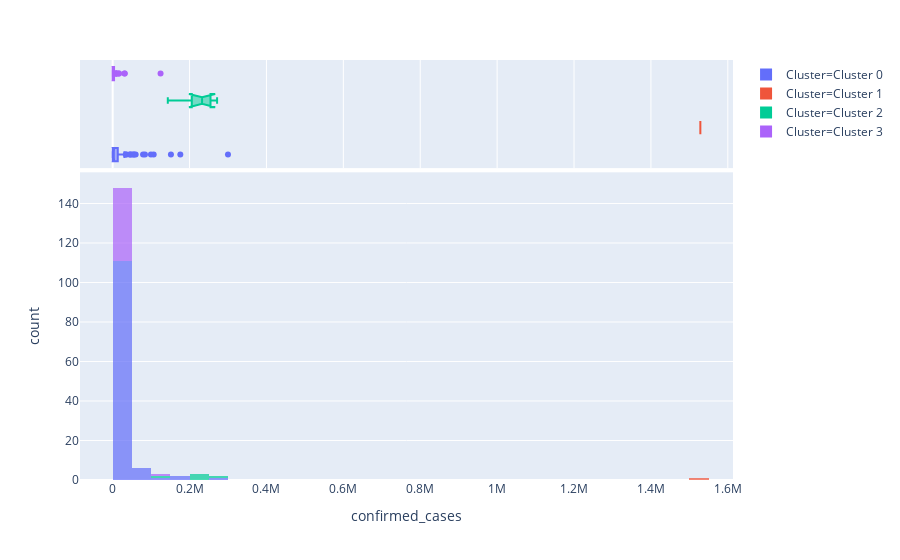

Here is the notebook cell this chart was saved with:
### Code cell
#Also cluster 0 countries have at general low confirmed_cases compared to cluster 3 countries. Which means that stringency works!
plot_model(kmeans, plot = 'distribution', feature = 'confirmed_cases')

### Figure 1 — Plotly figure (JSON) as saved in the notebook; plotly's stock layout.template omitted (floating-point values rounded to 4 significant figures; data arrays with more than 128 entries replaced by an {"elided": "..."} marker saying what was removed)
{"data": [{"alignmentgroup": "True", "bingroup": "x", "hoverlabel": {"namelength": 0}, "hovertemplate": "Cluster=Cluster 0<br>confirmed_cases=%{x}<br>count=%{y}", "legendgroup": "Cluster=Cluster 0", "marker": {"color": "#636efa", "opacity": 0.7}, "name": "Cluster=Cluster 0", "offsetgroup": "Cluster=Cluster 0", "orientation": "v", "showlegend": true, "type": "histogram", "x": [50, 7532, 2292, 3518, 7068, 7653, 299941, 2805, 125, 16935, 11, 11044, 882, 21, 534, 649, 3611, 335, 1495, 208, 545, 3034, 116, 1044, 4481, 151615, 738, 2880, 749, 324, 17200, 46, 18876, 285, 411, 1887, 58, 11, 655, 2591, 308, 570, 829, 29432, 19268, 9867, 45898, 5671, 6978, 332, 140, 193, 54346, 16, 34151, 365, 154, 1055, 2232, 420, 106750, 963, 954, 233, 68, 1027, 7023, 6969, 1498, 260, 989, 49579, 84065, 7377, 1, 16764, 1270, 520, 16650, 3529, 1731, 24251, 18496, 918, 28794, 2955, 2133, 11, 2840, 24, 6096, 707, 1502, 6399, 176007, 13484, 30535, 79101, 2153, 25, 949, 25063, 59854, 17191, 35606, 8796, 12942, 99483, 402, 3958, 44249, 55791, 6401, 13223, 25121, 2319, 6340, 18, 901, 125, 90], "xaxis": "x", "yaxis": "y"}, {"alignmentgroup": "True", "customdata": {"elided": "121x5 mixed values"}, "hoverlabel": {"namelength": 0}, "hovertemplate": "Cluster=%{customdata[4]}<br>confirmed_cases=%{customdata[2]}<br>country_name=%{customdata[0]}<br>stringency_index=%{customdata[1]}<br>deaths=%{customdata[3]}", "legendgroup": "Cluster=Cluster 0", "marker": {"color": "#636efa"}, "name": "Cluster=Cluster 0", "notched": true, "offsetgroup": "Cluster=Cluster 0", "showlegend": false, "type": "box", "x": [50, 7532, 2292, 3518, 7068, 7653, 299941, 2805, 125, 16935, 11, 11044, 882, 21, 534, 649, 3611, 335, 1495, 208, 545, 3034, 116, 1044, 4481, 151615, 738, 2880, 749, 324, 17200, 46, 18876, 285, 411, 1887, 58, 11, 655, 2591, 308, 570, 829, 29432, 19268, 9867, 45898, 5671, 6978, 332, 140, 193, 54346, 16, 34151, 365, 154, 1055, 2232, 420, 106750, 963, 954, 233, 68, 1027, 7023, 6969, 1498, 260, 989, 49579, 84065, 7377, 1, 16764, 1270, 520, 16650, 3529, 1731, 24251, 18496, 918, 28794, 2955, 2133, 11, 2840, 24, 6096, 707, 1502, 6399, 176007, 13484, 30535, 79101, 2153, 25, 949, 25063, 59854, 17191, 35606, 8796, 12942, 99483, 402, 3958, 44249, 55791, 6401, 13223, 25121, 2319, 6340, 18, 901, 125, 90], "xaxis": "x2", "yaxis": "y2"}, {"alignmentgroup": "True", "bingroup": "x", "hoverlabel": {"namelength": 0}, "hovertemplate": "Cluster=Cluster 1<br>confirmed_cases=%{x}<br>count=%{y}", "legendgroup": "Cluster=Cluster 1", "marker": {"color": "#EF553B", "opacity": 0.7}, "name": "Cluster=Cluster 1", "offsetgroup": "Cluster=Cluster 1", "orientation": "v", "showlegend": true, "type": "histogram", "x": [1528568], "xaxis": "x", "yaxis": "y"}, {"alignmentgroup": "True", "customdata": [["United States", 68.41, 1528568, 91921, "Cluster 1"]], "hoverlabel": {"namelength": 0}, "hovertemplate": "Cluster=%{customdata[4]}<br>confirmed_cases=%{customdata[2]}<br>country_name=%{customdata[0]}<br>stringency_index=%{customdata[1]}<br>deaths=%{customdata[3]}", "legendgroup": "Cluster=Cluster 1", "marker": {"color": "#EF553B"}, "name": "Cluster=Cluster 1", "notched": true, "offsetgroup": "Cluster=Cluster 1", "showlegend": false, "type": "box", "x": [1528568], "xaxis": "x2", "yaxis": "y2"}, {"alignmentgroup": "True", "bingroup": "x", "hoverlabel": {"namelength": 0}, "hovertemplate": "Cluster=Cluster 2<br>confirmed_cases=%{x}<br>count=%{y}", "legendgroup": "Cluster=Cluster 2", "marker": {"color": "#00cc96", "opacity": 0.7}, "name": "Cluster=Cluster 2", "offsetgroup": "Cluster=Cluster 2", "orientation": "v", "showlegend": true, "type": "histogram", "x": [226699, 271628, 248818, 143427, 232555], "xaxis": "x", "yaxis": "y"}, {"alignmentgroup": "True", "customdata": [["Italy", 68.78, 226699, 32169, "Cluster 2"], ["Brazil", 75.15, 271628, 17971, "Cluster 2"], ["United Kingdom", 73.01, 248818, 35341, "Cluster 2"], ["France", 83.46, 143427, 28022, "Cluster 2"], ["Spain", 83.07, 232555, 27888, "Cluster 2"]], "hoverlabel": {"namelength": 0}, "hovertemplate": "Cluster=%{customdata[4]}<br>confirmed_cases=%{customdata[2]}<br>country_name=%{customdata[0]}<br>stringency_index=%{customdata[1]}<br>deaths=%{customdata[3]}", "legendgroup": "Cluster=Cluster 2", "marker": {"color": "#00cc96"}, "name": "Cluster=Cluster 2", "notched": true, "offsetgroup": "Cluster=Cluster 2", "showlegend": false, "type": "box", "x": [226699, 271628, 248818, 143427, 232555], "xaxis": "x2", "yaxis": "y2"}, {"alignmentgroup": "True", "bingroup": "x", "hoverlabel": {"namelength": 0}, "hovertemplate": "Cluster=Cluster 3<br>confirmed_cases=%{x}<br>count=%{y}", "legendgroup": "Cluster=Cluster 3", "marker": {"color": "#ab63fa", "opacity": 0.7}, "name": "Cluster=Cluster 3", "offsetgroup": "Cluster=Cluster 3", "orientation": "v", "showlegend": true, "type": "histogram", "x": [8257, 19, 806, 45, 31508, 42, 1467, 8647, 1502, 1791, 10733, 2617, 30799, 8, 509, 25, 914, 712, 167, 71, 772, 146, 1802, 440, 1153, 101, 1562, 16385, 761, 141, 11110, 124603, 0, 16257, 3598, 1518, 326, 130], "xaxis": "x", "yaxis": "y"}, {"alignmentgroup": "True", "customdata": {"elided": "38x5 mixed values"}, "hoverlabel": {"namelength": 0}, "hovertemplate": "Cluster=%{customdata[4]}<br>confirmed_cases=%{customdata[2]}<br>country_name=%{customdata[0]}<br>stringency_index=%{customdata[1]}<br>deaths=%{customdata[3]}", "legendgroup": "Cluster=Cluster 3", "marker": {"color": "#ab63fa"}, "name": "Cluster=Cluster 3", "notched": true, "offsetgroup": "Cluster=Cluster 3", "showlegend": false, "type": "box", "x": [8257, 19, 806, 45, 31508, 42, 1467, 8647, 1502, 1791, 10733, 2617, 30799, 8, 509, 25, 914, 712, 167, 71, 772, 146, 1802, 440, 1153, 101, 1562, 16385, 761, 141, 11110, 124603, 0, 16257, 3598, 1518, 326, 130], "xaxis": "x2", "yaxis": "y2"}], "layout": {"barmode": "relative", "legend": {"tracegroupgap": 0}, "margin": {"t": 60}, "xaxis": {"anchor": "y", "domain": [0, 1], "title": {"text": "confirmed_cases"}}, "xaxis2": {"anchor": "y2", "domain": [0, 1], "matches": "x", "showgrid": true, "showticklabels": false}, "yaxis": {"anchor": "x", "domain": [0, 0.7326], "title": {"text": "count"}}, "yaxis2": {"anchor": "x2", "domain": [0.7426, 1], "matches": "y2", "showgrid": false, "showline": false, "showticklabels": false, "ticks": ""}}}
